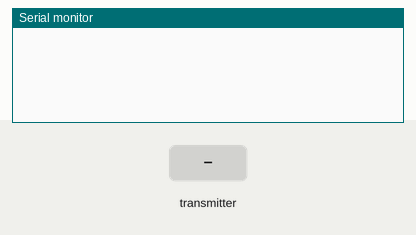
Simulated run of this sketch. Board: ESP32. Shown: the last lines printed to the serial monitor. The inputs (shaded band) are chosen by the test bench. Random numbers use the default seed unless the sketch sets one.

Above: at 1.2 s.
1.3 s: the transmitter starts sending audioFinished = 1
At 1.8 s:
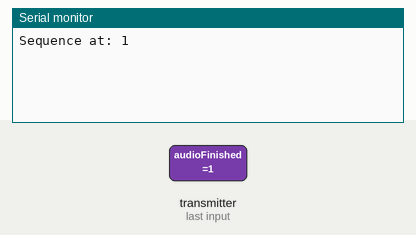
3.3 s: the transmitter starts sending audioFinished = 0
At 6.3 s:
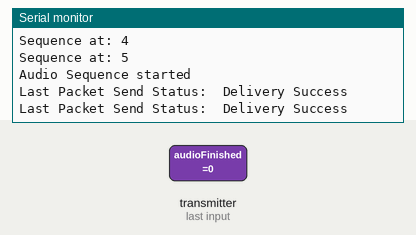
Timing chart, 0 to 7.8 s (numbered marks = the images above; inputs shaded):
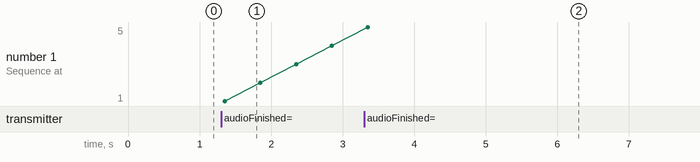

Measured:
- after the input at 1.3 s, the serial monitor: prints a new line after 0.05 s (image 1)
- after the input at 3.3 s, the serial monitor: prints a new line after 1.7 s (image 2)

The sketch:

ESP_Now_Sender.ino
```cpp
#include "addresses.h"
#include <esp_now.h>
#include <WiFi.h>

// Structure example to send data
// Must match the receiver structure
typedef struct struct_message {
  int fileNumber;
  bool audioFinished;
} struct_message;

bool blink;

uint8_t *addressArray[] = { broadcastAddress1, broadcastAddress2, broadcastAddress3, broadcastAddress4, broadcastAddress5, broadcastAddress6 };
#define SEQUENCE_LENGTH 17
uint8_t audioSequence[SEQUENCE_LENGTH] = { 0, 1, 2, 3, 4, 5, 2, 1, 3, 4, 0, 5, 2, 3, 4, 3, 5 };
uint8_t sequenceCounter = 0;

// Create a struct_message called myData
struct_message myData;

esp_now_peer_info_t peerInfo;

bool sequenceStarted;
bool nextAudio;

// callback when data is sent
void OnDataSent(const uint8_t *mac_addr, esp_now_send_status_t status) {
  Serial.print("\r\nLast Packet Send Status:\t");
  Serial.println(status == ESP_NOW_SEND_SUCCESS ? "Delivery Success" : "Delivery Fail");
}
void OnDataRecv(const uint8_t *mac, const uint8_t *incomingData, int len) {
  memcpy(&myData, incomingData, sizeof(myData));
  if (myData.audioFinished) {
    sequenceCounter++;
    if (sequenceCounter > SEQUENCE_LENGTH - 1) {
      sequenceCounter = 0;
      sequenceStarted = false;
    } else {
      nextAudio = true;
    }
    Serial.print("Sequence at: ");
    Serial.println(sequenceCounter);
    delay(500);
  }
}

void setup() {
  // Init Serial Monitor
  Serial.begin(115200);

  // Set device as a Wi-Fi Station
  WiFi.mode(WIFI_STA);

  // Init ESP-NOW
  if (esp_now_init() != ESP_OK) {
    Serial.println("Error initializing ESP-NOW");
    return;
  }

  // Once ESPNow is successfully Init, we will register for Send CB to
  // get the status of Transmitted packet
  esp_now_register_send_cb(esp_now_send_cb_t(OnDataSent));
  esp_now_register_recv_cb(esp_now_recv_cb_t(OnDataRecv));

  peerInfo.channel = 0;
  peerInfo.encrypt = false;

  // Add peers
  for (int i = 0; i < 6; i++) {
    memcpy(peerInfo.peer_addr, addressArray[i], 6);
    if (esp_now_add_peer(&peerInfo) != ESP_OK) {
      Serial.println("Failed to add peer");
      return;
    }
  }

}

void loop() {

  if (sequenceStarted) {
    if (nextAudio) {
      myData.fileNumber = random(1, 20);
      myData.audioFinished = false;
      esp_err_t result = esp_now_send(addressArray[audioSequence[sequenceCounter]], (uint8_t *)&myData, sizeof(myData));
      if (result == ESP_OK) {
        nextAudio = false;
      }
    }
  } else {
    delay(5000);
    myData.fileNumber = random(1, 20);
    myData.audioFinished = false;

    // Send message via ESP-NOW
    esp_err_t result = esp_now_send(addressArray[audioSequence[sequenceCounter]], (uint8_t *)&myData, sizeof(myData));
    if (result == ESP_OK) {
      Serial.println("Audio Sequence started");
      sequenceStarted = true;
    } else {
      Serial.println("Couldnt Start Audio Sequence");
      delay(2000);
    }
  }
}
```

addresses.h
```cpp
uint8_t senderAddress[] = { 0x6C, 0xC8, 0x40, 0x89, 0xCA, 0xC8 }; //MP1 - "6C:C8:40:89:CA:C8"
uint8_t broadcastAddress1[] = { 0x78, 0x42, 0x1C, 0x65, 0x10, 0x7C }; //HO2 - "78:42:1C:65:10:7C"
uint8_t broadcastAddress2[] = { 0x6C, 0xC8, 0x40, 0x88, 0xFA, 0x70 }; //HY2 - "6C:C8:40:88:FA:70"
uint8_t broadcastAddress3[] = { 0x84, 0x1F, 0xE8, 0x29, 0x83, 0x90 }; //MP3 - "84:1F:E8:29:83:90"
uint8_t broadcastAddress4[] = { 0x6C, 0xC8, 0x40, 0x89, 0xBF, 0x70 }; //HY5 - "6C:C8:40:89:BF:70"
uint8_t broadcastAddress5[] = { 0x8C, 0x4F, 0x00, 0x37, 0x72, 0xC8 }; //HY1 - "8C:4F:00:37:72:C8"
uint8_t broadcastAddress6[] = { 0x6C, 0xC8, 0x40, 0x89, 0xF7, 0x90 }; //PT1 - "6C:C8:40:89:F7:90"
```
